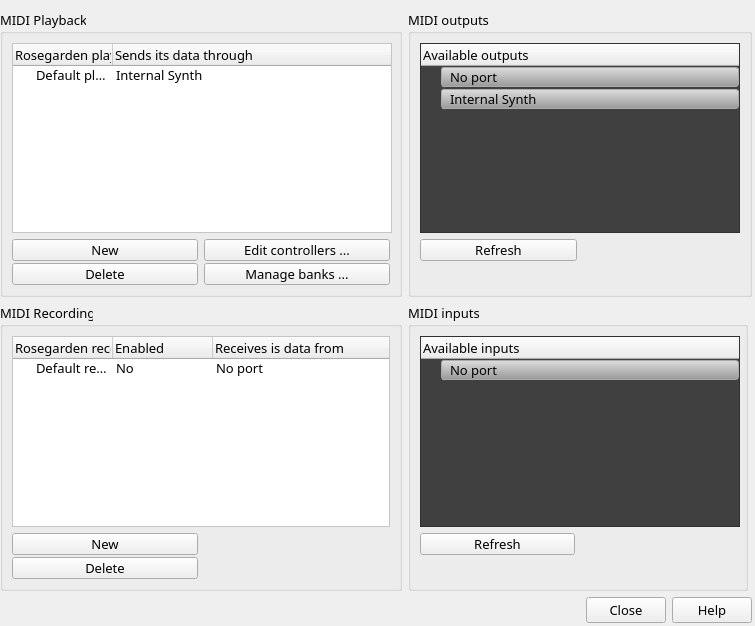
<ui version="4.0" >
 <author>Emanuel Rumpf</author>
 <class>DevicesManagerNewUi</class>
 <widget class="QMainWindow" name="DevicesManagerNewUi" >
  <property name="geometry" >
   <rect>
    <x>0</x>
    <y>0</y>
    <width>755</width>
    <height>626</height>
   </rect>
  </property>
  <property name="font" >
   <font>
    <family>Sans Serif</family>
    <pointsize>10</pointsize>
    <italic>false</italic>
   </font>
  </property>
  <property name="windowTitle" >
   <string>Midi Devices Manager</string>
  </property>
  <property name="windowIcon" >
   <iconset resource="../../../data/data.qrc" >
    <normaloff>:/pixmaps/DevicesManagerNew/icon-midi-connect.png</normaloff>:/pixmaps/DevicesManagerNew/icon-midi-connect.png</iconset>
  </property>
  <widget class="QWidget" name="centralwidget" >
   <widget class="QWidget" name="layoutWidget" >
    <property name="geometry" >
     <rect>
      <x>0</x>
      <y>10</y>
      <width>752</width>
      <height>613</height>
     </rect>
    </property>
    <layout class="QGridLayout" name="gridLayout" >
     <item row="0" column="0" >
      <widget class="QGroupBox" name="groupBox" >
       <property name="title" >
        <string>MIDI Playback</string>
       </property>
       <layout class="QGridLayout" name="gridLayout_3" >
        <item row="0" column="0" colspan="2" >
         <widget class="QTreeWidget" name="m_treeWidget_playbackDevices" >
          <property name="sizePolicy" >
           <sizepolicy vsizetype="Expanding" hsizetype="Preferred" >
            <horstretch>0</horstretch>
            <verstretch>0</verstretch>
           </sizepolicy>
          </property>
          <property name="minimumSize" >
           <size>
            <width>380</width>
            <height>140</height>
           </size>
          </property>
          <property name="font" >
           <font>
            <family>Sans Serif</family>
            <pointsize>10</pointsize>
            <weight>50</weight>
            <bold>false</bold>
            <kerning>true</kerning>
           </font>
          </property>
          <property name="toolTip" >
           <string>&lt;!DOCTYPE HTML PUBLIC "-//W3C//DTD HTML 4.0//EN" "http://www.w3.org/TR/REC-html40/strict.dtd">
&lt;html>&lt;head>&lt;meta name="qrichtext" content="1" />&lt;style type="text/css">
p, li { white-space: pre-wrap; }
&lt;/style>&lt;/head>&lt;body style=" font-family:'Sans Serif'; font-size:10pt; font-weight:400; font-style:normal;">
&lt;p style=" margin-top:0px; margin-bottom:0px; margin-left:0px; margin-right:0px; -qt-block-indent:0; text-indent:0px;">Create your playback devices here. Connect them to outgoing ports at right. Double click the device name to change it.&lt;/p>&lt;/body>&lt;/html></string>
          </property>
          <property name="autoFillBackground" >
           <bool>false</bool>
          </property>
          <property name="styleSheet" >
           <string notr="true" >QTreeView
{
    background-color: #FFFFFF;
    alternate-background-color: #EEEEFF;
    color: #000000;
    selection-background-color: #80AFFF;
    selection-color: #FFFFFF;
}

QLineEdit
{
    border: 1px solid #AAAAAA;
    background-color: #FFFFFF;
    selection-background-color: #80AFFF;
    color: #000000;
    selection-color: #FFFFFF;
}

</string>
          </property>
          <property name="frameShape" >
           <enum>QFrame::StyledPanel</enum>
          </property>
          <property name="frameShadow" >
           <enum>QFrame::Sunken</enum>
          </property>
          <column>
           <property name="text" >
            <string>Rosegarden playback device</string>
           </property>
          </column>
          <column>
           <property name="text" >
            <string>Sends its data through</string>
           </property>
          </column>
          <item>
           <property name="text" >
            <string>Default playback device</string>
           </property>
           <property name="text" >
            <string>Internal Synth</string>
           </property>
          </item>
         </widget>
        </item>
        <item row="1" column="1" >
         <widget class="QFrame" name="frame_2" >
          <property name="sizePolicy" >
           <sizepolicy vsizetype="Minimum" hsizetype="Minimum" >
            <horstretch>0</horstretch>
            <verstretch>0</verstretch>
           </sizepolicy>
          </property>
          <property name="frameShape" >
           <enum>QFrame::NoFrame</enum>
          </property>
          <property name="frameShadow" >
           <enum>QFrame::Raised</enum>
          </property>
          <layout class="QVBoxLayout" name="verticalLayout_5" >
           <property name="spacing" >
            <number>2</number>
           </property>
           <property name="margin" >
            <number>0</number>
           </property>
           <item>
            <widget class="QPushButton" name="pushButton_editControllerDefinitions" >
             <property name="minimumSize" >
              <size>
               <width>0</width>
               <height>0</height>
              </size>
             </property>
             <property name="maximumSize" >
              <size>
               <width>16777215</width>
               <height>22</height>
              </size>
             </property>
             <property name="toolTip" >
              <string>&lt;!DOCTYPE HTML PUBLIC "-//W3C//DTD HTML 4.0//EN" "http://www.w3.org/TR/REC-html40/strict.dtd">
&lt;html>&lt;head>&lt;meta name="qrichtext" content="1" />&lt;style type="text/css">
p, li { white-space: pre-wrap; }
&lt;/style>&lt;/head>&lt;body style=" font-family:'Sans Serif'; font-size:10pt; font-weight:400; font-style:normal;">
&lt;p style=" margin-top:0px; margin-bottom:0px; margin-left:0px; margin-right:0px; -qt-block-indent:0; text-indent:0px;">Rosegarden supports virtual controllers. Some are defined by default. Click here to remove, add, edit them.&lt;/p>
&lt;p style=" margin-top:0px; margin-bottom:0px; margin-left:0px; margin-right:0px; -qt-block-indent:0; text-indent:0px;">&lt;span style=" text-decoration: underline;">New controllers add a knob&lt;/span> to the instrument-parameter-panel. (Which usually can be found at the left side of the main window. (the tracks view))&lt;/p>
&lt;p style="-qt-paragraph-type:empty; margin-top:0px; margin-bottom:0px; margin-left:0px; margin-right:0px; -qt-block-indent:0; text-indent:0px;">&lt;/p>&lt;/body>&lt;/html></string>
             </property>
             <property name="text" >
              <string>Edit controllers ...</string>
             </property>
            </widget>
           </item>
           <item>
            <widget class="QPushButton" name="pushButton_manageBanksOfPlaybackDevice" >
             <property name="minimumSize" >
              <size>
               <width>0</width>
               <height>0</height>
              </size>
             </property>
             <property name="maximumSize" >
              <size>
               <width>16777215</width>
               <height>22</height>
              </size>
             </property>
             <property name="toolTip" >
              <string>&lt;!DOCTYPE HTML PUBLIC "-//W3C//DTD HTML 4.0//EN" "http://www.w3.org/TR/REC-html40/strict.dtd">
&lt;html>&lt;head>&lt;meta name="qrichtext" content="1" />&lt;style type="text/css">
p, li { white-space: pre-wrap; }
&lt;/style>&lt;/head>&lt;body style=" font-family:'Sans Serif'; font-size:10pt; font-weight:400; font-style:normal;">
&lt;p style=" margin-top:0px; margin-bottom:0px; margin-left:0px; margin-right:0px; -qt-block-indent:0; text-indent:0px;">Bank definitions define, how the programs (sounds) of a device are called, which settings to use for it, etc..&lt;/p>
&lt;p style=" margin-top:0px; margin-bottom:0px; margin-left:0px; margin-right:0px; -qt-block-indent:0; text-indent:0px;">It is possible to load and save these (bank-) settings as *.rgd files in order to export, import and share it.&lt;/p>
&lt;p style="-qt-paragraph-type:empty; margin-top:0px; margin-bottom:0px; margin-left:0px; margin-right:0px; -qt-block-indent:0; text-indent:0px;">&lt;/p>&lt;/body>&lt;/html></string>
             </property>
             <property name="text" >
              <string comment="Create, load or export bank (or patch) definitions with program names for the selected device." >Manage banks ...</string>
             </property>
            </widget>
           </item>
          </layout>
         </widget>
        </item>
        <item row="1" column="0" >
         <widget class="QFrame" name="frame" >
          <property name="sizePolicy" >
           <sizepolicy vsizetype="Minimum" hsizetype="Minimum" >
            <horstretch>0</horstretch>
            <verstretch>0</verstretch>
           </sizepolicy>
          </property>
          <property name="frameShape" >
           <enum>QFrame::NoFrame</enum>
          </property>
          <property name="frameShadow" >
           <enum>QFrame::Raised</enum>
          </property>
          <layout class="QVBoxLayout" name="verticalLayout" >
           <property name="spacing" >
            <number>2</number>
           </property>
           <property name="margin" >
            <number>0</number>
           </property>
           <item>
            <widget class="QPushButton" name="pushButton_newPlaybackDevice" >
             <property name="minimumSize" >
              <size>
               <width>0</width>
               <height>0</height>
              </size>
             </property>
             <property name="maximumSize" >
              <size>
               <width>16777215</width>
               <height>22</height>
              </size>
             </property>
             <property name="text" >
              <string>New</string>
             </property>
             <property name="flat" >
              <bool>false</bool>
             </property>
            </widget>
           </item>
           <item>
            <widget class="QPushButton" name="pushButton_deletePlaybackDevice" >
             <property name="minimumSize" >
              <size>
               <width>0</width>
               <height>0</height>
              </size>
             </property>
             <property name="maximumSize" >
              <size>
               <width>16777215</width>
               <height>22</height>
              </size>
             </property>
             <property name="text" >
              <string>Delete</string>
             </property>
            </widget>
           </item>
          </layout>
         </widget>
        </item>
       </layout>
      </widget>
     </item>
     <item row="0" column="1" >
      <widget class="QGroupBox" name="groupBox_2" >
       <property name="sizePolicy" >
        <sizepolicy vsizetype="Preferred" hsizetype="Preferred" >
         <horstretch>0</horstretch>
         <verstretch>0</verstretch>
        </sizepolicy>
       </property>
       <property name="title" >
        <string>MIDI outputs</string>
       </property>
       <layout class="QGridLayout" name="gridLayout_4" >
        <item row="0" column="0" colspan="2" >
         <widget class="QTreeWidget" name="m_treeWidget_outputPorts" >
          <property name="sizePolicy" >
           <sizepolicy vsizetype="Expanding" hsizetype="Preferred" >
            <horstretch>0</horstretch>
            <verstretch>0</verstretch>
           </sizepolicy>
          </property>
          <property name="minimumSize" >
           <size>
            <width>320</width>
            <height>0</height>
           </size>
          </property>
          <property name="maximumSize" >
           <size>
            <width>16777215</width>
            <height>16777215</height>
           </size>
          </property>
          <property name="font" >
           <font>
            <family>Sans Serif</family>
            <pointsize>10</pointsize>
           </font>
          </property>
          <property name="toolTip" >
           <string>&lt;!DOCTYPE HTML PUBLIC "-//W3C//DTD HTML 4.0//EN" "http://www.w3.org/TR/REC-html40/strict.dtd">
&lt;html>&lt;head>&lt;meta name="qrichtext" content="1" />&lt;style type="text/css">
p, li { white-space: pre-wrap; }
&lt;/style>&lt;/head>&lt;body style=" font-family:'Sans Serif'; font-size:10pt; font-weight:400; font-style:normal;">
&lt;p style=" margin-top:0px; margin-bottom:0px; margin-left:0px; margin-right:0px; -qt-block-indent:0; text-indent:0px;">First select (or create) a playback device (at left). Then &lt;span style=" text-decoration: underline;">double-click&lt;/span> here&lt;span style=" text-decoration: underline;"> to connect&lt;/span> it to an outgoing alsa-&lt;span style=" text-decoration: underline;">midi port.&lt;/span>&lt;/p>
&lt;p style=" margin-top:0px; margin-bottom:0px; margin-left:0px; margin-right:0px; -qt-block-indent:0; text-indent:0px;">Alsa-midi ports are created by the drivers for external midi hardware, or by midi-software itself, e.g. by software-synthesizers. &lt;/p>
&lt;p style="-qt-paragraph-type:empty; margin-top:0px; margin-bottom:0px; margin-left:0px; margin-right:0px; -qt-block-indent:0; text-indent:0px;">&lt;/p>&lt;/body>&lt;/html></string>
          </property>
          <property name="styleSheet" >
           <string notr="true" >/*Style the QTreeWidget items in this widget to resemble and behave like push buttons.*/

QTreeView {
     show-decoration-selected: 1;
     background-color: #404040;
     selection-background-color: #404040;
}

QTreeView::item {
    border: 1px solid #AAAAAA;
    border-radius: 3px;
    background-color: qlineargradient(spread:pad, x1:0, y1:1, x2:0, y2:0, stop:0 #999999, stop:1 #DDDDDD);
    color: #000000;
    padding: 0 5px 0 5px;
    margin: 1px 0 1px 0; /* force some space to better resemble buttons */
}

QTreeView::item:hover {
    border: 1px solid #AAAAAA;
    border-radius: 3px;
    background-color: #CCDFFF;
    color: #000000;
}

QTreeView::item:selected {

/* styling them as "pushed" doesn't work, because these buttons don't really push.  Whatever "sends data through" selected on the left, the button here turns bold. That might be the place to use the "pushed" look, but I don't see where that is happening right off.  Maybe in the code.  Skipping this for now.
*/
/*    border: 1px solid #E0E0E0;
    border-radius: 3px;
    background-color: qlineargradient(spread:pad, x1:0, y1:1, x2:0, y2:0, stop:0 #E0E0E0, stop:1 #EEEEEE);*/

}

QTreeView::item:selected:active{
/* do nothing different */
}

QTreeView::item:selected:!active {
/* do nothing different */
}

QTreeView::branch {
/*    background: #404040; */
    border-image: url(:pixmaps/style/connect-button-arrow.png) 1;
}</string>
          </property>
          <column>
           <property name="text" >
            <string>Available outputs</string>
           </property>
          </column>
          <item>
           <property name="text" >
            <string>No port</string>
           </property>
           <property name="icon" >
            <iconset>
             <normaloff>:/default/icon-plugged-out.png</normaloff>:/default/icon-plugged-out.png</iconset>
           </property>
          </item>
          <item>
           <property name="text" >
            <string>Internal Synth</string>
           </property>
           <property name="icon" >
            <iconset>
             <normaloff>:/default/icon-plugged-out.png</normaloff>:/default/icon-plugged-out.png</iconset>
           </property>
          </item>
         </widget>
        </item>
        <item row="1" column="0" >
         <widget class="QFrame" name="frame_3" >
          <property name="frameShape" >
           <enum>QFrame::NoFrame</enum>
          </property>
          <property name="frameShadow" >
           <enum>QFrame::Raised</enum>
          </property>
          <layout class="QVBoxLayout" name="verticalLayout_2" >
           <property name="spacing" >
            <number>2</number>
           </property>
           <property name="margin" >
            <number>0</number>
           </property>
           <item>
            <widget class="QPushButton" name="pushButton_refreshOutputPorts" >
             <property name="minimumSize" >
              <size>
               <width>0</width>
               <height>0</height>
              </size>
             </property>
             <property name="maximumSize" >
              <size>
               <width>16777215</width>
               <height>22</height>
              </size>
             </property>
             <property name="toolTip" >
              <string>&lt;!DOCTYPE HTML PUBLIC "-//W3C//DTD HTML 4.0//EN" "http://www.w3.org/TR/REC-html40/strict.dtd">
&lt;html>&lt;head>&lt;meta name="qrichtext" content="1" />&lt;style type="text/css">
p, li { white-space: pre-wrap; }
&lt;/style>&lt;/head>&lt;body style=" font-family:'Sans Serif'; font-size:10pt; font-weight:400; font-style:normal;">
&lt;p style=" margin-top:0px; margin-bottom:0px; margin-left:0px; margin-right:0px; -qt-block-indent:0; text-indent:0px;">Click to refresh the port-list, if a new midi-device was (de-)connected, or a midi-software was opened or closed. Rosegarden also provides some support to auto-detect these kind of changes.&lt;/p>
&lt;p style="-qt-paragraph-type:empty; margin-top:0px; margin-bottom:0px; margin-left:0px; margin-right:0px; -qt-block-indent:0; text-indent:0px;">&lt;/p>&lt;/body>&lt;/html></string>
             </property>
             <property name="text" >
              <string>Refresh</string>
             </property>
             <property name="flat" >
              <bool>false</bool>
             </property>
            </widget>
           </item>
           <item>
            <widget class="QPushButton" name="pushButton_addLV2Device" >
             <property name="enabled" >
              <bool>true</bool>
             </property>
             <property name="sizePolicy" >
              <sizepolicy vsizetype="Minimum" hsizetype="Minimum" >
               <horstretch>0</horstretch>
               <verstretch>0</verstretch>
              </sizepolicy>
             </property>
             <property name="minimumSize" >
              <size>
               <width>0</width>
               <height>0</height>
              </size>
             </property>
             <property name="maximumSize" >
              <size>
               <width>16777215</width>
               <height>22</height>
              </size>
             </property>
             <property name="toolTip" >
              <string>&lt;!DOCTYPE HTML PUBLIC "-//W3C//DTD HTML 4.0//EN" "http://www.w3.org/TR/REC-html40/strict.dtd">
&lt;html>&lt;head>&lt;meta name="qrichtext" content="1" />&lt;style type="text/css">
p, li { white-space: pre-wrap; }
&lt;/style>&lt;/head>&lt;body style=" font-family:'Sans Serif'; font-size:10pt; font-weight:400; font-style:normal;">
&lt;p style=" margin-top:0px; margin-bottom:0px; margin-left:0px; margin-right:0px; -qt-block-indent:0; text-indent:0px;">LV2 is the most recent plugin standard for linux audio and effect plugins.&lt;/p>
&lt;p style=" margin-top:0px; margin-bottom:0px; margin-left:0px; margin-right:0px; -qt-block-indent:0; text-indent:0px;">More information is available on the &lt;a href="http://lv2plug.in/">&lt;span style=" text-decoration: underline; color:#0057ae;">LV2 Plugin Website&lt;/span>&lt;/a> .&lt;/p>
&lt;p style="-qt-paragraph-type:empty; margin-top:0px; margin-bottom:0px; margin-left:0px; margin-right:0px; -qt-block-indent:0; text-indent:0px;">&lt;/p>&lt;/body>&lt;/html></string>
             </property>
             <property name="text" >
              <string comment="Create, load or export bank (or patch) definitions with program names for the selected device." />
             </property>
             <property name="flat" >
              <bool>true</bool>
             </property>
            </widget>
           </item>
          </layout>
         </widget>
        </item>
        <item row="1" column="1" >
         <widget class="QFrame" name="frame_4" >
          <property name="frameShape" >
           <enum>QFrame::NoFrame</enum>
          </property>
          <property name="frameShadow" >
           <enum>QFrame::Raised</enum>
          </property>
          <layout class="QVBoxLayout" name="verticalLayout_7" >
           <property name="spacing" >
            <number>2</number>
           </property>
           <property name="margin" >
            <number>0</number>
           </property>
           <item>
            <widget class="QPushButton" name="pushButton_4" >
             <property name="enabled" >
              <bool>false</bool>
             </property>
             <property name="minimumSize" >
              <size>
               <width>0</width>
               <height>0</height>
              </size>
             </property>
             <property name="maximumSize" >
              <size>
               <width>16777215</width>
               <height>22</height>
              </size>
             </property>
             <property name="text" >
              <string/>
             </property>
             <property name="flat" >
              <bool>true</bool>
             </property>
            </widget>
           </item>
          </layout>
         </widget>
        </item>
       </layout>
      </widget>
     </item>
     <item row="1" column="0" >
      <widget class="QGroupBox" name="groupBox_3" >
       <property name="title" >
        <string>MIDI Recording</string>
       </property>
       <layout class="QGridLayout" name="gridLayout_5" >
        <item row="1" column="1" >
         <widget class="QFrame" name="frame_6" >
          <property name="sizePolicy" >
           <sizepolicy vsizetype="Minimum" hsizetype="Minimum" >
            <horstretch>0</horstretch>
            <verstretch>0</verstretch>
           </sizepolicy>
          </property>
          <property name="frameShape" >
           <enum>QFrame::NoFrame</enum>
          </property>
          <property name="frameShadow" >
           <enum>QFrame::Raised</enum>
          </property>
          <layout class="QVBoxLayout" name="verticalLayout_3" >
           <property name="spacing" >
            <number>2</number>
           </property>
           <property name="margin" >
            <number>0</number>
           </property>
           <item>
            <widget class="QPushButton" name="pushButton_newRecordDevice" >
             <property name="minimumSize" >
              <size>
               <width>0</width>
               <height>0</height>
              </size>
             </property>
             <property name="maximumSize" >
              <size>
               <width>16777215</width>
               <height>22</height>
              </size>
             </property>
             <property name="text" >
              <string>New</string>
             </property>
             <property name="flat" >
              <bool>false</bool>
             </property>
            </widget>
           </item>
           <item>
            <widget class="QPushButton" name="pushButton_deleteRecordDevice" >
             <property name="minimumSize" >
              <size>
               <width>0</width>
               <height>0</height>
              </size>
             </property>
             <property name="maximumSize" >
              <size>
               <width>16777215</width>
               <height>22</height>
              </size>
             </property>
             <property name="text" >
              <string comment="Create, load or export bank (or patch) definitions with program names for the selected device." >Delete</string>
             </property>
             <property name="flat" >
              <bool>false</bool>
             </property>
            </widget>
           </item>
          </layout>
         </widget>
        </item>
        <item row="1" column="2" >
         <widget class="QFrame" name="frame_5" >
          <property name="frameShape" >
           <enum>QFrame::NoFrame</enum>
          </property>
          <property name="frameShadow" >
           <enum>QFrame::Raised</enum>
          </property>
          <layout class="QVBoxLayout" name="verticalLayout_6" >
           <property name="spacing" >
            <number>2</number>
           </property>
           <property name="margin" >
            <number>0</number>
           </property>
           <item>
            <widget class="QPushButton" name="pushButton_2" >
             <property name="maximumSize" >
              <size>
               <width>16777215</width>
               <height>22</height>
              </size>
             </property>
             <property name="text" >
              <string/>
             </property>
             <property name="flat" >
              <bool>true</bool>
             </property>
            </widget>
           </item>
           <item>
            <widget class="QPushButton" name="pushButton" >
             <property name="minimumSize" >
              <size>
               <width>0</width>
               <height>0</height>
              </size>
             </property>
             <property name="maximumSize" >
              <size>
               <width>16777215</width>
               <height>22</height>
              </size>
             </property>
             <property name="text" >
              <string/>
             </property>
             <property name="flat" >
              <bool>true</bool>
             </property>
            </widget>
           </item>
          </layout>
         </widget>
        </item>
        <item row="0" column="1" colspan="2" >
         <widget class="QTreeWidget" name="m_treeWidget_recordDevices" >
          <property name="sizePolicy" >
           <sizepolicy vsizetype="Expanding" hsizetype="Preferred" >
            <horstretch>0</horstretch>
            <verstretch>0</verstretch>
           </sizepolicy>
          </property>
          <property name="minimumSize" >
           <size>
            <width>340</width>
            <height>100</height>
           </size>
          </property>
          <property name="font" >
           <font>
            <family>Sans Serif</family>
            <pointsize>10</pointsize>
           </font>
          </property>
          <property name="toolTip" >
           <string>&lt;!DOCTYPE HTML PUBLIC "-//W3C//DTD HTML 4.0//EN" "http://www.w3.org/TR/REC-html40/strict.dtd">
&lt;html>&lt;head>&lt;meta name="qrichtext" content="1" />&lt;style type="text/css">
p, li { white-space: pre-wrap; }
&lt;/style>&lt;/head>&lt;body style=" font-family:'Sans Serif'; font-size:10pt; font-weight:400; font-style:normal;">
&lt;p style=" margin-top:0px; margin-bottom:0px; margin-left:0px; margin-right:0px; -qt-block-indent:0; text-indent:0px;">Create your record devices here. Connect them to incoming ports at right. &lt;span style=" text-decoration: underline;">Double click the device name to change it.&lt;/span>&lt;/p>
&lt;p style=" margin-top:0px; margin-bottom:0px; margin-left:0px; margin-right:0px; -qt-block-indent:0; text-indent:0px; text-decoration: underline;">&lt;span style=" text-decoration:none;">Double click an entry in the "Enabled" column, &lt;/span>to enable the device for recording!&lt;/p>
&lt;p style="-qt-paragraph-type:empty; margin-top:0px; margin-bottom:0px; margin-left:0px; margin-right:0px; -qt-block-indent:0; text-indent:0px; text-decoration: underline;">&lt;/p>&lt;/body>&lt;/html></string>
          </property>
          <property name="autoFillBackground" >
           <bool>false</bool>
          </property>
          <property name="styleSheet" >
           <string notr="true" >QTreeView
{
    background-color: #FFFFFF;
    alternate-background-color: #EEEEFF;
    color: #000000;
    selection-background-color: #80AFFF;
    selection-color: #FFFFFF;
}

QLineEdit
{
    border: 1px solid #AAAAAA;
    background-color: #FFFFFF;
    selection-background-color: #80AFFF;
    color: #000000;
    selection-color: #FFFFFF;
}

</string>
          </property>
          <property name="frameShape" >
           <enum>QFrame::StyledPanel</enum>
          </property>
          <property name="frameShadow" >
           <enum>QFrame::Sunken</enum>
          </property>
          <column>
           <property name="text" >
            <string>Rosegarden recording device</string>
           </property>
          </column>
          <column>
           <property name="text" >
            <string>Enabled</string>
           </property>
          </column>
          <column>
           <property name="text" >
            <string>Receives is data from</string>
           </property>
          </column>
          <item>
           <property name="text" >
            <string>Default record device</string>
           </property>
           <property name="text" >
            <string>No</string>
           </property>
           <property name="text" >
            <string>No port</string>
           </property>
          </item>
         </widget>
        </item>
       </layout>
      </widget>
     </item>
     <item row="1" column="1" >
      <widget class="QGroupBox" name="groupBox_4" >
       <property name="sizePolicy" >
        <sizepolicy vsizetype="Preferred" hsizetype="Preferred" >
         <horstretch>0</horstretch>
         <verstretch>0</verstretch>
        </sizepolicy>
       </property>
       <property name="maximumSize" >
        <size>
         <width>340</width>
         <height>16777215</height>
        </size>
       </property>
       <property name="title" >
        <string>MIDI inputs</string>
       </property>
       <layout class="QGridLayout" name="gridLayout_6" >
        <item row="0" column="0" colspan="2" >
         <widget class="QTreeWidget" name="m_treeWidget_inputPorts" >
          <property name="sizePolicy" >
           <sizepolicy vsizetype="Expanding" hsizetype="Preferred" >
            <horstretch>0</horstretch>
            <verstretch>0</verstretch>
           </sizepolicy>
          </property>
          <property name="minimumSize" >
           <size>
            <width>320</width>
            <height>0</height>
           </size>
          </property>
          <property name="maximumSize" >
           <size>
            <width>16777215</width>
            <height>16777215</height>
           </size>
          </property>
          <property name="font" >
           <font>
            <family>Sans Serif</family>
            <pointsize>10</pointsize>
           </font>
          </property>
          <property name="toolTip" >
           <string>&lt;!DOCTYPE HTML PUBLIC "-//W3C//DTD HTML 4.0//EN" "http://www.w3.org/TR/REC-html40/strict.dtd">
&lt;html>&lt;head>&lt;meta name="qrichtext" content="1" />&lt;style type="text/css">
p, li { white-space: pre-wrap; }
&lt;/style>&lt;/head>&lt;body style=" font-family:'Sans Serif'; font-size:10pt; font-weight:400; font-style:normal;">
&lt;p style=" margin-top:0px; margin-bottom:0px; margin-left:0px; margin-right:0px; -qt-block-indent:0; text-indent:0px;">First select (or create) a record device (at left). Then &lt;span style=" text-decoration: underline;">double-click&lt;/span> here&lt;span style=" text-decoration: underline;"> to connect&lt;/span> it to an incoming alsa-&lt;span style=" text-decoration: underline;">midi port.&lt;/span>&lt;/p>
&lt;p style=" margin-top:0px; margin-bottom:0px; margin-left:0px; margin-right:0px; -qt-block-indent:0; text-indent:0px;">Alsa-midi ports are created by the drivers for external midi hardware, or by midi-software itself, e.g. by other midi-sequencers. &lt;/p>
&lt;p style="-qt-paragraph-type:empty; margin-top:0px; margin-bottom:0px; margin-left:0px; margin-right:0px; -qt-block-indent:0; text-indent:0px;">&lt;/p>&lt;/body>&lt;/html></string>
          </property>
          <property name="styleSheet" >
           <string notr="true" >/*Style the QTreeWidget items in this widget to resemble and behave like push buttons.*/

QTreeView {
     show-decoration-selected: 1;
     background-color: #404040;
     selection-background-color: #404040;
}

QTreeView::item {
    border: 1px solid #AAAAAA;
    border-radius: 3px;
    background-color: qlineargradient(spread:pad, x1:0, y1:1, x2:0, y2:0, stop:0 #999999, stop:1 #DDDDDD);
    color: #000000;
    padding: 0 5px 0 5px;
    margin: 1px 0 1px 0; /* force some space to better resemble buttons */
}

QTreeView::item:hover {
    border: 1px solid #AAAAAA;
    border-radius: 3px;
    background-color: #CCDFFF;
    color: #000000;
}

QTreeView::item:selected {

/* styling them as "pushed" doesn't work, because these buttons don't really push.  Whatever "sends data through" selected on the left, the button here turns bold. That might be the place to use the "pushed" look, but I don't see where that is happening right off.  Maybe in the code.  Skipping this for now.
*/
/*    border: 1px solid #E0E0E0;
    border-radius: 3px;
    background-color: qlineargradient(spread:pad, x1:0, y1:1, x2:0, y2:0, stop:0 #E0E0E0, stop:1 #EEEEEE);*/

}

QTreeView::item:selected:active{
/* do nothing different */
}

QTreeView::item:selected:!active {
/* do nothing different */
}

QTreeView::branch {
/*    background: #404040; */
    border-image: url(:pixmaps/style/connect-button-arrow.png) 1;
}</string>
          </property>
          <column>
           <property name="text" >
            <string>Available inputs</string>
           </property>
          </column>
          <item>
           <property name="text" >
            <string>No port</string>
           </property>
          </item>
         </widget>
        </item>
        <item row="1" column="0" >
         <widget class="QFrame" name="frame_8" >
          <property name="frameShape" >
           <enum>QFrame::NoFrame</enum>
          </property>
          <property name="frameShadow" >
           <enum>QFrame::Raised</enum>
          </property>
          <layout class="QVBoxLayout" name="verticalLayout_4" >
           <property name="spacing" >
            <number>2</number>
           </property>
           <property name="margin" >
            <number>0</number>
           </property>
           <item>
            <widget class="QPushButton" name="pushButton_refreshInputPorts" >
             <property name="sizePolicy" >
              <sizepolicy vsizetype="Minimum" hsizetype="Minimum" >
               <horstretch>0</horstretch>
               <verstretch>0</verstretch>
              </sizepolicy>
             </property>
             <property name="minimumSize" >
              <size>
               <width>0</width>
               <height>0</height>
              </size>
             </property>
             <property name="maximumSize" >
              <size>
               <width>16777215</width>
               <height>22</height>
              </size>
             </property>
             <property name="toolTip" >
              <string>&lt;!DOCTYPE HTML PUBLIC "-//W3C//DTD HTML 4.0//EN" "http://www.w3.org/TR/REC-html40/strict.dtd">
&lt;html>&lt;head>&lt;meta name="qrichtext" content="1" />&lt;style type="text/css">
p, li { white-space: pre-wrap; }
&lt;/style>&lt;/head>&lt;body style=" font-family:'Sans Serif'; font-size:10pt; font-weight:400; font-style:normal;">
&lt;p style=" margin-top:0px; margin-bottom:0px; margin-left:0px; margin-right:0px; -qt-block-indent:0; text-indent:0px;">Click to refresh the port-list, if a new midi-device was (de-)connected, or a midi-software was opened or closed. Rosegarden also provides some support to auto-detect these kind of changes.&lt;/p>
&lt;p style="-qt-paragraph-type:empty; margin-top:0px; margin-bottom:0px; margin-left:0px; margin-right:0px; -qt-block-indent:0; text-indent:0px;">&lt;/p>&lt;/body>&lt;/html></string>
             </property>
             <property name="text" >
              <string>Refresh</string>
             </property>
             <property name="flat" >
              <bool>false</bool>
             </property>
            </widget>
           </item>
           <item>
            <widget class="QPushButton" name="pushButton_11" >
             <property name="minimumSize" >
              <size>
               <width>0</width>
               <height>0</height>
              </size>
             </property>
             <property name="maximumSize" >
              <size>
               <width>16777215</width>
               <height>22</height>
              </size>
             </property>
             <property name="text" >
              <string comment="Create, load or export bank (or patch) definitions with program names for the selected device." />
             </property>
             <property name="flat" >
              <bool>true</bool>
             </property>
            </widget>
           </item>
          </layout>
         </widget>
        </item>
        <item row="1" column="1" >
         <widget class="QFrame" name="frame_7" >
          <property name="frameShape" >
           <enum>QFrame::NoFrame</enum>
          </property>
          <property name="frameShadow" >
           <enum>QFrame::Raised</enum>
          </property>
         </widget>
        </item>
       </layout>
      </widget>
     </item>
     <item row="2" column="0" colspan="2" >
      <widget class="QDialogButtonBox" name="buttonBox" >
       <property name="orientation" >
        <enum>Qt::Horizontal</enum>
       </property>
       <property name="standardButtons" >
        <set>QDialogButtonBox::Close|QDialogButtonBox::Help</set>
       </property>
      </widget>
     </item>
    </layout>
   </widget>
  </widget>
 </widget>
 <resources>
  <include location="../../../data/data.qrc" />
 </resources>
 <connections>
  <connection>
   <sender>buttonBox</sender>
   <signal>accepted()</signal>
   <receiver>DevicesManagerNewUi</receiver>
   <slot>accept()</slot>
   <hints>
    <hint type="sourcelabel" >
     <x>227</x>
     <y>550</y>
    </hint>
    <hint type="destinationlabel" >
     <x>157</x>
     <y>274</y>
    </hint>
   </hints>
  </connection>
  <connection>
   <sender>buttonBox</sender>
   <signal>rejected()</signal>
   <receiver>DevicesManagerNewUi</receiver>
   <slot>reject()</slot>
   <hints>
    <hint type="sourcelabel" >
     <x>295</x>
     <y>556</y>
    </hint>
    <hint type="destinationlabel" >
     <x>286</x>
     <y>274</y>
    </hint>
   </hints>
  </connection>
 </connections>
</ui>
